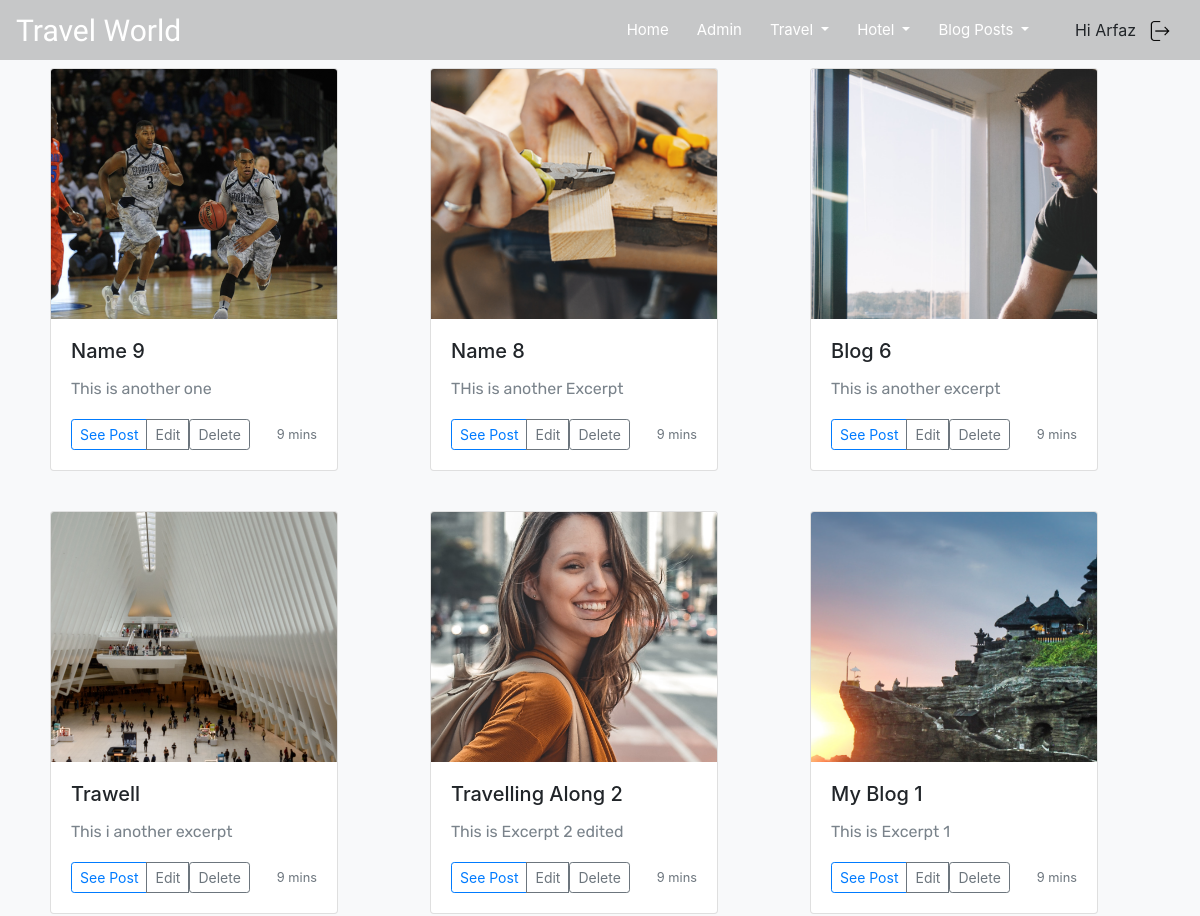
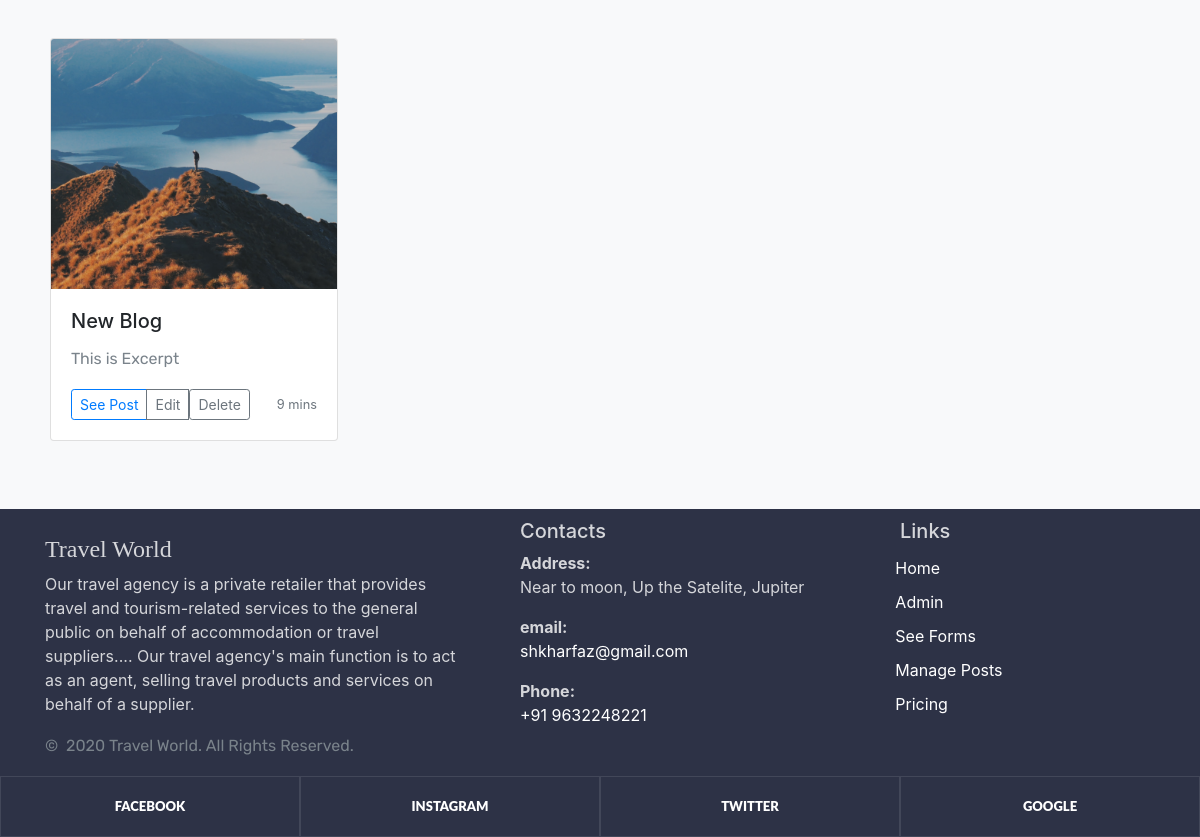
The page /posts/ (signed in) on the database its author committed (2 pictures, top to bottom).
### core/models.py (models this page shows, shortened)
class Core(models.Model):
    title = models.CharField(max_length=200)
    excerpt = models.CharField(max_length=200)
    description = models.TextField(null=True)
    post_image = models.ImageField(upload_to='images/', max_length=2083)
    author = models.ForeignKey(User, on_delete=models.CASCADE, related_name='core')
    slug = models.SlugField(max_length=100, unique=True)
    updated_date = models.DateTimeField(auto_now=True)
    Published = models.DateTimeField(default=timezone.now)
    def get_absolute_url(self):
        return reverse('core:single', args=[self.slug])
    class Meta:
        ordering = ['-Published']
    @property
    def image_url(self):
        if self.post_image:
            return self.post_image.url
        return '#'

### core/views.py (the view)
# urls.py: path('posts/', views.PostsView.as_view(), name='posts'),
class PostsView(LoginRequiredMixin, ListView):
    model = Core
    template_name = 'core/posts.html'
    context_object_name = 'post'

### templates/core/posts.html (shortened to what this page needs)
{% extends 'core/base.html' %}
{% block content%}
<div class="album py-5 bg-light">
    <div class="container">
        <div class="row">
            {% for core in post %}
            <div class="col-md-4" style="padding:20px;">
                <div class="card" style="width: 18rem;">
                    <img style="width:100%; height:250px; object-fit:cover" src="{{ core.image_url }}" class="card-img-top" alt="...">
                    <div class="card-body">
                        <h5 class="card-title"><a href="{{ core.get_absolute_url }}">{{ core.title }}</a></h5>
                        <p class="card-text">{{ core.excerpt}}</p>
                        <div class="d-flex justify-content-between align-items-center">
                            <div class="btn-group">
                                <a href="{{ core.get_absolute_url }}" class="btn btn-sm btn-outline-primary"
                                   role="button"
                                   aria-pressed="true">See Post
                                </a>
                                <a href="{% url 'core:posts_update' core.pk %}" class="btn btn-sm btn-outline-secondary"
                                   role="button"
                                   aria-pressed="true">Edit
                                </a>
                                <form style="display:inline;" action="{% url 'core:posts_delete' core.pk %}"
                                      method="post"
                                      onsubmit="return confirm('Are you sure you want to delete {{ core.title|escapejs  }}?')">
                                    <input class="btn btn-sm btn-outline-secondary" type="submit" value="Delete"/>
                                </form>
                            </div>
                            <small class="text-muted">9 mins</small>
                        </div>
                    </div>
                </div>
            </div>
            {%endfor%}
        </div>
    </div>
</div>
{% endblock %}

### templates/core/Navbar.html (shortened to what this page needs)
{% load static %}
<nav class="navbar navbar-expand-lg fixed-top py-2 navbar-inverse">
    <a class="navbar-brand" href="{% url 'core:index' %}">Travel World</a>
    {% if user.is_authenticated %}
    <div class="collapse navbar-collapse" id="navbarSupportedContent">
        <ul class="navbar-nav ml-auto">
            <li class="nav-item cool-link">
                <a class="nav-link " href="{% url 'core:index'%}">Home</a>
            </li>
            {% if user.is_superuser %}
            <li class="nav-item cool-link"><a class="nav-link" href="/admin">Admin</a></li>
            <li class="nav-item dropdown cool-link">
                <a class="nav-link dropdown-toggle" href="{% url 'core:project' %}" role="button"
                   data-toggle="dropdown" aria-haspopup="true">
                    Travel
                </a>
            </li>
                        <li class="nav-item dropdown cool-link">
                <a class="nav-link dropdown-toggle" href="{% url 'api:guest_list' %}" role="button"
                   data-toggle="dropdown" aria-haspopup="true">
                    Hotel
                </a>
            </li>
            <li class="nav-item dropdown cool-link">
                <a class="nav-link dropdown-toggle" href="{% url 'core:posts' %}" role="button"
                   data-toggle="dropdown" aria-haspopup="true">
                    Blog Posts
                </a>
            </li>
            {% endif %}
            <li style="margin-top:13px;" class="nav-item">Hi {{user.username|title}}</li>
            <li id="logout" class="nav-item ">
                <a class="nav-link" href="{% url 'admin:logout' %}">
                    <img width="20px" height="20px" src="{% static 'images/logout.png' %} ">
                </a>
            </li>
        </ul>
    </div>
    {% endif %}
</nav>

### static/css/blog.css (style rules this page uses)
h1, h2, h3, h4, h5, h6 { font-family: "Playfair Display", Georgia, "Times New Roman", serif; }

### rows shown on the page
Core: image_url (picture), title "Name 9", excerpt "This is another one"
Core: image_url (picture), title "Name 8", excerpt "THis is another Excerpt"
Core: image_url (picture), title "Blog 6", excerpt "This is another excerpt"
Core: image_url (picture), title "Trawell", excerpt "This i another excerpt"
Core: image_url (picture), title "Travelling Along 2", excerpt "This is Excerpt 2 edited"
Core: image_url (picture), title "My Blog 1", excerpt "This is Excerpt 1"
Core: image_url (picture), title "New Blog", excerpt "This is Excerpt"

### other values the page prints
{{ user.username|title }} "Arfaz"
